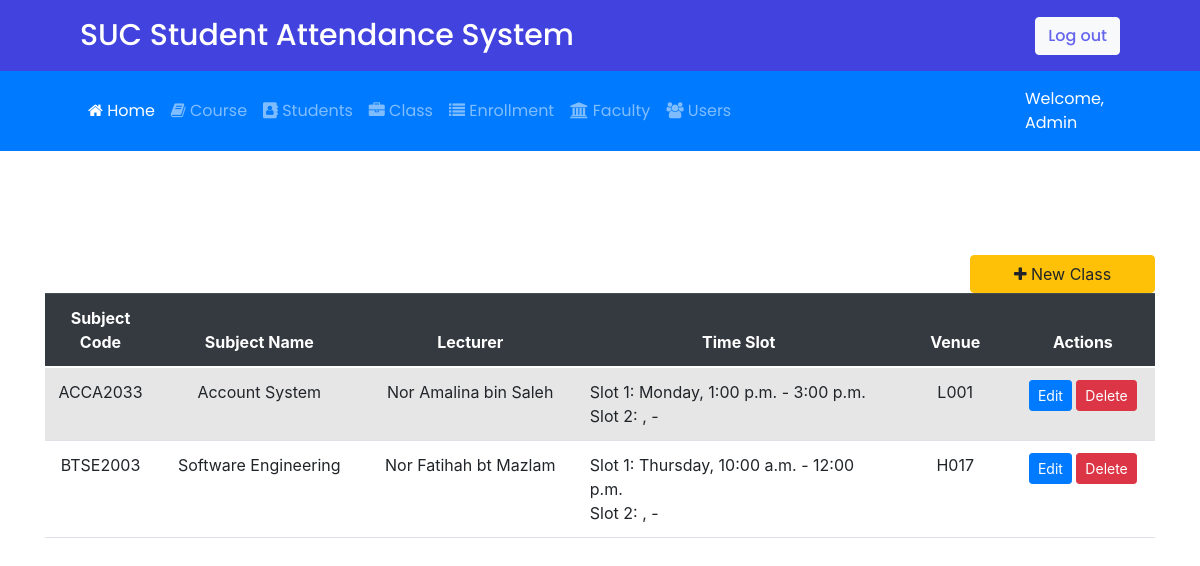
Screenshot of /class.php with the database file from the repository.
### tables this page shows
CREATE TABLE `class` (
  `subject_code` varchar(50) NOT NULL DEFAULT '',
  `subject` varchar(50) NOT NULL,
  `lecturer` varchar(50) NOT NULL,
  `weekday` VARCHAR(50) NOT NULL DEFAULT '',
  `start_time` varchar(12) NOT NULL DEFAULT '',
  `end_time` varchar(12) NOT NULL DEFAULT '',
  `venue` varchar(50) NOT NULL,
	PRIMARY KEY (`subject_code`)
);

### class.php (the view, shortened to what this page needs)
<!DOCTYPE html>
<html>
<link href="https://cdn.jsdelivr.net/npm/bootstrap@5.0.0-beta1/dist/css/bootstrap.min.css" rel="stylesheet">
<body>
<?php
require_once('connection.php');
$sql="SELECT * FROM `class`";
$result=$con->query($sql);
?>
<div class="header-top">
<nav class="navbar">
<a class="navbar-brand" href="#">SUC Student Attendance System</a>
<button type="button" class="btn btn-light"><a href="logout-user.php">Log out</a></button>
</nav>
<?php
include('aheader.php');
?>
<h1 style='color: #fff;'><b>Classes</b></h1>
<div class="container-md">
<table class="table table-hover table-striped" style="background-color:white;">
<span >
	<a class="btn btn-warning btn-block col-sm-2 float-right" href="newclass.php" id="new_class">
	<i class="fa fa-plus"></i> New Class</a></span>
    <thead class="thead-dark">
      <tr>
        <th class="text-center" width="10%">Subject Code</th>
        <th class="text-center">Subject Name</th>
        <th class="text-center">Lecturer</th>
        <th class="text-center" width="29%">Time Slot</th>
        <th class="text-center" width="10%">Venue</th>
        <th class="text-center" width="13%">Actions</th>
      </tr>
    </thead>
    <tbody>
    <?php
		if ($result->num_rows > 0) {
			while($row = $result->fetch_assoc()) {
				$subject_code=$row['subject_code'];
				$subject=$row['subject'];
				$lecturer=$row['lecturer'];
				$weekday=$row['weekday'];
				$start_time=$row['start_time'];
				$end_time=$row['end_time'];
                $weekday2=$row['weekday2'];
				$start_time2=$row['start_time2'];
				$end_time2=$row['end_time2'];
				$venue=$row['venue'];
		?>
		    <tr>
					<td class="text-center"><?php echo $subject_code ?></td>
                    <td class="text-center"><?php echo $subject ?></td>
					<td class="text-center"><?php echo $lecturer ?></td>
					<td> Slot 1: <?php echo $weekday ?>, <?php echo $start_time ?> - <?php echo $end_time ?>
		            </br> Slot 2: <?php echo $weekday2 ?>, <?php echo $start_time2 ?> - <?php echo $end_time2 ?>
                    </td>
					<td class="text-center"><?php echo $venue ?></td>
                    <td class="text-center">
					    <a href="editclass.php?sid=<?php echo $subject_code; ?>" class="btn btn-sm btn-primary">Edit</a>
					    <a href="class.php?delete=<?php echo $subject_code;?>"
                        class="btn btn-sm btn-danger" onclick="return confirm ('Confirm Delete?')">Delete</a>
                    </td>
		    </tr>
			<?php
					}
				}
			?>
	</tbody>
</table>
</div>
</body>
</html>

### aheader.php (shortened to what this page needs)
  <head>
    <link rel="stylesheet" href="https://stackpath.bootstrapcdn.com/bootstrap/4.5.0/css/bootstrap.min.css">
    <link rel="stylesheet" href="https://cdnjs.cloudflare.com/ajax/libs/font-awesome/4.7.0/css/font-awesome.min.css">
    </head>
    <body>
  <div class="header-bottom">
  <nav class="navbar navbar-expand-lg navbar-dark bg-primary" >
  <div class="collapse navbar-collapse" id="navbarSupportedContent">
    <ul class="navbar-nav mr-auto">
      <li class="nav-item active">
        <a class="nav-link" href="ahome.php"><i class="fa fa-home"></i> Home<span class="sr-only">(current)</span></a>
      </li>
      <li class="nav-item">
        <a class="nav-link" href="course.php"><i class="fa fa-book"></i> Course</a>
      </li>
      <li class="nav-item">
        <a class="nav-link" href="astudent.php"><i class="fa fa-address-book"></i> Students</a>
      </li>
      <li class="nav-item">
        <a class="nav-link" href="class.php"><i class="fa fa-briefcase"></i> Class</a>
      </li>
      <li class="nav-item">
        <a class="nav-link" href="enroll.php"><i class="fa fa-list"></i> Enrollment</a>
      </li>
      <li class="nav-item">
        <a class="nav-link" href="faculty.php"><i class="fa fa-university"></i> Faculty</a>
      </li>
      <li class="nav-item">
        <a class="nav-link" href="users.php"><i class="fa fa-users"></i> Users</a>
      </li>
	 </div>
	<a class="nav-link" style="color:white;">Welcome,<br> Admin</a>
  </div>
</div>

### class.php (style rules this page uses)
body { background-image:url(SUC_building.jpg); background-size: cover; background-position: right; width: 100%; height:100%; background-repeat: no-repeat; background-attachment: fixed; }
nav { padding-left: 80px!important; padding-right: 80px!important; background: #4242df; font-family: 'Poppins', sans-serif; }
nav a.navbar-brand { color: #fff; font-size: 30px!important; font-weight: 500; }
button a { color: #6665ee; font-weight: 500; }
h1 { width: 100%; text-align: center; font-size: 40px; font-weight: 500; }
table { margin-top: 5em; }

### rows the page displays
class: subject_code "ACCA2033", subject "Account System", lecturer "Nor Amalina bin Saleh", weekday "Monday", start_time "1:00 p.m.", end_time "3:00 p.m.", venue "L001"
class: subject_code "BTSE2003", subject "Software Engineering", lecturer "Nor Fatihah bt Mazlam", weekday "Thursday", start_time "10:00 a.m.", end_time "12:00 p.m.", venue "H017"
